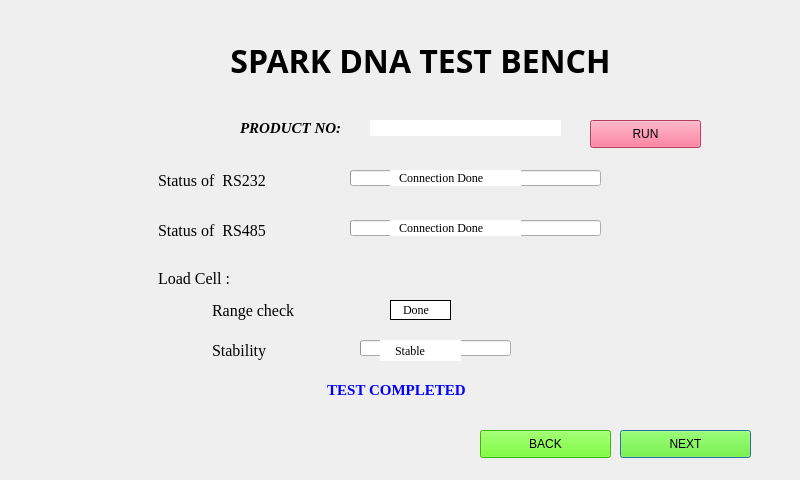
<?xml version="1.0" encoding="UTF-8"?>
<ui version="4.0">
 <class>Dialog</class>
 <widget class="QDialog" name="Dialog">
  <property name="geometry">
   <rect>
    <x>0</x>
    <y>0</y>
    <width>800</width>
    <height>480</height>
   </rect>
  </property>
  <property name="windowTitle">
   <string>Dialog</string>
  </property>
  <property name="styleSheet">
   <string notr="true"/>
  </property>
  <widget class="QLabel" name="label">
   <property name="geometry">
    <rect>
     <x>160</x>
     <y>30</y>
     <width>521</width>
     <height>61</height>
    </rect>
   </property>
   <property name="font">
    <font>
     <family>Microsoft JhengHei</family>
     <pointsize>24</pointsize>
     <weight>75</weight>
     <bold>true</bold>
    </font>
   </property>
   <property name="text">
    <string>SPARK DNA TEST BENCH</string>
   </property>
   <property name="alignment">
    <set>Qt::AlignCenter</set>
   </property>
  </widget>
  <widget class="QPushButton" name="thirdnextbutton">
   <property name="geometry">
    <rect>
     <x>620</x>
     <y>430</y>
     <width>131</width>
     <height>28</height>
    </rect>
   </property>
   <property name="autoFillBackground">
    <bool>false</bool>
   </property>
   <property name="styleSheet">
    <string notr="true">background-color: rgb(85, 255, 0);</string>
   </property>
   <property name="text">
    <string>NEXT</string>
   </property>
   <property name="checkable">
    <bool>false</bool>
   </property>
  </widget>
  <widget class="QPushButton" name="backbutton">
   <property name="geometry">
    <rect>
     <x>480</x>
     <y>430</y>
     <width>131</width>
     <height>28</height>
    </rect>
   </property>
   <property name="autoFillBackground">
    <bool>false</bool>
   </property>
   <property name="styleSheet">
    <string notr="true">background-color: rgb(85, 255, 0);</string>
   </property>
   <property name="text">
    <string>BACK</string>
   </property>
   <property name="checkable">
    <bool>false</bool>
   </property>
  </widget>
  <widget class="QPushButton" name="runbutton">
   <property name="geometry">
    <rect>
     <x>590</x>
     <y>120</y>
     <width>111</width>
     <height>28</height>
    </rect>
   </property>
   <property name="styleSheet">
    <string notr="true">background-color: rgb(255, 85, 127);</string>
   </property>
   <property name="text">
    <string>RUN</string>
   </property>
  </widget>
  <widget class="QProgressBar" name="rs232progressBar">
   <property name="geometry">
    <rect>
     <x>350</x>
     <y>170</y>
     <width>251</width>
     <height>16</height>
    </rect>
   </property>
   <property name="value">
    <number>0</number>
   </property>
  </widget>
  <widget class="QLabel" name="label_2">
   <property name="geometry">
    <rect>
     <x>130</x>
     <y>170</y>
     <width>171</width>
     <height>20</height>
    </rect>
   </property>
   <property name="font">
    <font>
     <family>Times New Roman</family>
     <pointsize>12</pointsize>
    </font>
   </property>
   <property name="styleSheet">
    <string notr="true"/>
   </property>
   <property name="text">
    <string>       Status of  RS232</string>
   </property>
  </widget>
  <widget class="QLabel" name="label_3">
   <property name="geometry">
    <rect>
     <x>130</x>
     <y>220</y>
     <width>171</width>
     <height>20</height>
    </rect>
   </property>
   <property name="font">
    <font>
     <family>Times New Roman</family>
     <pointsize>12</pointsize>
    </font>
   </property>
   <property name="cursor">
    <cursorShape>IBeamCursor</cursorShape>
   </property>
   <property name="styleSheet">
    <string notr="true"/>
   </property>
   <property name="text">
    <string>       Status of  RS485</string>
   </property>
  </widget>
  <widget class="QProgressBar" name="rs485progressBar">
   <property name="geometry">
    <rect>
     <x>350</x>
     <y>220</y>
     <width>251</width>
     <height>16</height>
    </rect>
   </property>
   <property name="value">
    <number>0</number>
   </property>
  </widget>
  <widget class="QLabel" name="resultlabel">
   <property name="geometry">
    <rect>
     <x>390</x>
     <y>300</y>
     <width>61</width>
     <height>20</height>
    </rect>
   </property>
   <property name="font">
    <font>
     <family>Times New Roman</family>
     <pointsize>9</pointsize>
    </font>
   </property>
   <property name="styleSheet">
    <string notr="true">background-color: rgb(255, 255, 255);</string>
   </property>
   <property name="frameShape">
    <enum>QFrame::Box</enum>
   </property>
   <property name="text">
    <string>   Done</string>
   </property>
  </widget>
  <widget class="QLabel" name="rs232complelabel">
   <property name="geometry">
    <rect>
     <x>390</x>
     <y>170</y>
     <width>131</width>
     <height>16</height>
    </rect>
   </property>
   <property name="font">
    <font>
     <family>Times New Roman</family>
     <pointsize>9</pointsize>
    </font>
   </property>
   <property name="styleSheet">
    <string notr="true">background-color: rgb(255, 255, 255);</string>
   </property>
   <property name="text">
    <string>   Connection Done</string>
   </property>
  </widget>
  <widget class="QLabel" name="rs485complelabel">
   <property name="geometry">
    <rect>
     <x>390</x>
     <y>220</y>
     <width>131</width>
     <height>16</height>
    </rect>
   </property>
   <property name="font">
    <font>
     <family>Times New Roman</family>
     <pointsize>9</pointsize>
    </font>
   </property>
   <property name="mouseTracking">
    <bool>false</bool>
   </property>
   <property name="styleSheet">
    <string notr="true">background-color: rgb(255, 255, 255);</string>
   </property>
   <property name="text">
    <string>   Connection Done</string>
   </property>
  </widget>
  <widget class="QProgressBar" name="stabilityprogressBar">
   <property name="geometry">
    <rect>
     <x>360</x>
     <y>340</y>
     <width>151</width>
     <height>16</height>
    </rect>
   </property>
   <property name="value">
    <number>0</number>
   </property>
  </widget>
  <widget class="QLabel" name="stablecomplelabel">
   <property name="geometry">
    <rect>
     <x>380</x>
     <y>340</y>
     <width>81</width>
     <height>21</height>
    </rect>
   </property>
   <property name="font">
    <font>
     <family>Times New Roman</family>
     <pointsize>9</pointsize>
    </font>
   </property>
   <property name="mouseTracking">
    <bool>false</bool>
   </property>
   <property name="styleSheet">
    <string notr="true">background-color: rgb(255, 255, 255);</string>
   </property>
   <property name="text">
    <string>     Stable</string>
   </property>
  </widget>
  <widget class="QLabel" name="label_4">
   <property name="geometry">
    <rect>
     <x>130</x>
     <y>270</y>
     <width>141</width>
     <height>16</height>
    </rect>
   </property>
   <property name="font">
    <font>
     <family>Times New Roman</family>
     <pointsize>12</pointsize>
    </font>
   </property>
   <property name="text">
    <string>       Load Cell :</string>
   </property>
  </widget>
  <widget class="QLabel" name="label_5">
   <property name="geometry">
    <rect>
     <x>200</x>
     <y>300</y>
     <width>121</width>
     <height>21</height>
    </rect>
   </property>
   <property name="font">
    <font>
     <family>Times New Roman</family>
     <pointsize>12</pointsize>
    </font>
   </property>
   <property name="text">
    <string>   Range check</string>
   </property>
  </widget>
  <widget class="QLabel" name="label_6">
   <property name="geometry">
    <rect>
     <x>200</x>
     <y>340</y>
     <width>111</width>
     <height>21</height>
    </rect>
   </property>
   <property name="font">
    <font>
     <family>Times New Roman</family>
     <pointsize>12</pointsize>
    </font>
   </property>
   <property name="text">
    <string>   Stability </string>
   </property>
  </widget>
  <widget class="QLabel" name="label_7">
   <property name="geometry">
    <rect>
     <x>240</x>
     <y>120</y>
     <width>131</width>
     <height>16</height>
    </rect>
   </property>
   <property name="font">
    <font>
     <family>Times New Roman</family>
     <pointsize>11</pointsize>
     <weight>75</weight>
     <italic>true</italic>
     <bold>true</bold>
    </font>
   </property>
   <property name="text">
    <string>PRODUCT NO:</string>
   </property>
  </widget>
  <widget class="QLabel" name="serialnumber">
   <property name="geometry">
    <rect>
     <x>400</x>
     <y>120</y>
     <width>141</width>
     <height>21</height>
    </rect>
   </property>
   <property name="font">
    <font>
     <family>Times New Roman</family>
     <pointsize>10</pointsize>
     <weight>75</weight>
     <italic>true</italic>
     <bold>true</bold>
    </font>
   </property>
   <property name="mouseTracking">
    <bool>false</bool>
   </property>
   <property name="styleSheet">
    <string notr="true"/>
   </property>
   <property name="text">
    <string/>
   </property>
  </widget>
  <widget class="QLabel" name="productlineEdit">
   <property name="geometry">
    <rect>
     <x>370</x>
     <y>120</y>
     <width>191</width>
     <height>16</height>
    </rect>
   </property>
   <property name="styleSheet">
    <string notr="true">background-color: rgb(255, 255, 255);</string>
   </property>
   <property name="text">
    <string/>
   </property>
  </widget>
  <widget class="QLabel" name="testinprogresslabel">
   <property name="geometry">
    <rect>
     <x>320</x>
     <y>380</y>
     <width>301</width>
     <height>20</height>
    </rect>
   </property>
   <property name="font">
    <font>
     <family>Times New Roman</family>
     <pointsize>11</pointsize>
     <weight>75</weight>
     <bold>true</bold>
    </font>
   </property>
   <property name="styleSheet">
    <string notr="true">color: rgb(0, 0, 255);</string>
   </property>
   <property name="text">
    <string>  TEST COMPLETED</string>
   </property>
  </widget>
  <zorder>label</zorder>
  <zorder>thirdnextbutton</zorder>
  <zorder>backbutton</zorder>
  <zorder>runbutton</zorder>
  <zorder>rs232progressBar</zorder>
  <zorder>label_2</zorder>
  <zorder>label_3</zorder>
  <zorder>rs485progressBar</zorder>
  <zorder>resultlabel</zorder>
  <zorder>rs232complelabel</zorder>
  <zorder>rs485complelabel</zorder>
  <zorder>label_4</zorder>
  <zorder>label_5</zorder>
  <zorder>label_6</zorder>
  <zorder>label_7</zorder>
  <zorder>serialnumber</zorder>
  <zorder>productlineEdit</zorder>
  <zorder>testinprogresslabel</zorder>
  <zorder>stabilityprogressBar</zorder>
  <zorder>stablecomplelabel</zorder>
 </widget>
 <resources>
  <include location="download.qrc"/>
  <include location="hmi2.qrc"/>
  <include location="hmi.qrc"/>
 </resources>
 <connections/>
 <designerdata>
  <property name="gridDeltaX">
   <number>10</number>
  </property>
  <property name="gridDeltaY">
   <number>10</number>
  </property>
  <property name="gridSnapX">
   <bool>true</bool>
  </property>
  <property name="gridSnapY">
   <bool>true</bool>
  </property>
  <property name="gridVisible">
   <bool>true</bool>
  </property>
 </designerdata>
</ui>
